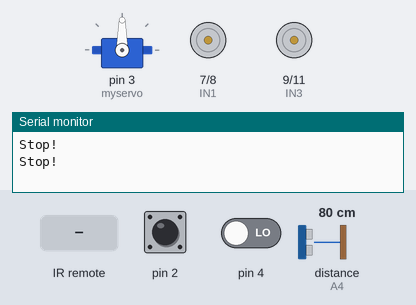
The sketch below on a simulated Arduino Uno, built with avr-gcc and run on an emulated ATmega328P. On the bench: servo, motor-driver pin pairs drawn as motors (green arrow = first pin HIGH = forward, orange = second pin HIGH = backward, longer = more drive, scaled by the enable pin), the last lines printed to the serial monitor. Wiring (inferred from the names in the program): ultrasonic range finder: trigger A5; echo A4. The inputs (shaded band) are chosen by the test bench; at power-on: distance to the obstacle (sensor on A4) 80 cm, pin 2 HIGH, pin 4 LOW. The echo pulse lasts 58.3 µs per cm.

Above: at 1.2 s.
1.3 s: infrared code 0xFF629D received
At 2.1 s:
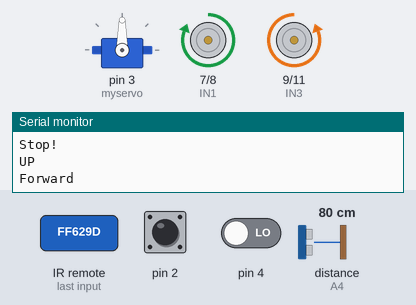
2.8 s: distance to the obstacle (sensor on A4) set to 25 cm
4.3 s: distance to the obstacle (sensor on A4) set to 19 cm
At 5.5 s:
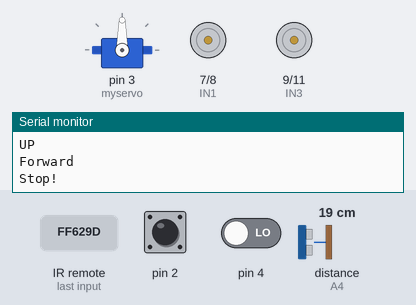
5.8 s: infrared code 0xFFA857 received
At 6.7 s:
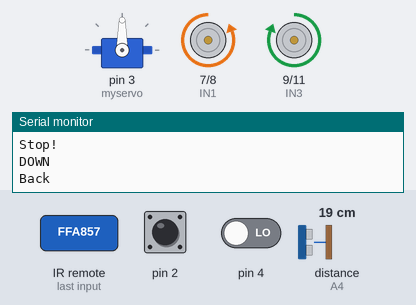
7.3 s: infrared code 0xFFC23D received
At 7.8 s:
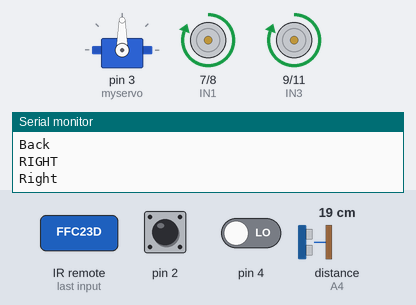
8.8 s: infrared code 0xFF22DD received
At 10.1 s:
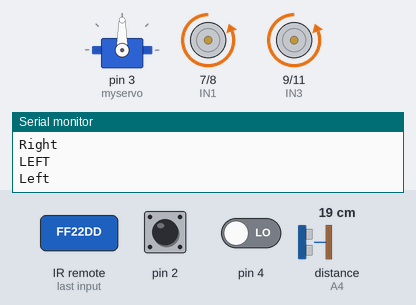
Timing chart, 0 to 11.3 s (numbered marks = the images above; inputs shaded):
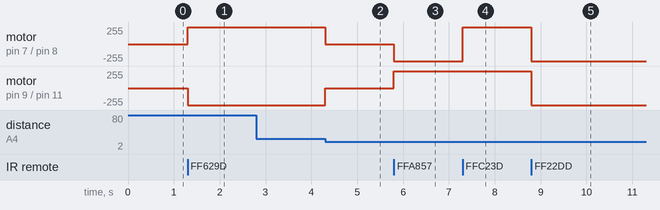

The sketch:

assisted_driving.ino
```cpp
/*
* Eckart Schneider
* 03/08/22
*/

#include <IRremote.hpp>
#include <Servo.h>

#define RECV_PIN 12

//Remote buttons
#define UP 16736925
#define DOWN 16754775
#define RIGHT 16761405
#define LEFT 16720605
#define STOP 16712445

#define HOLD 4294967295

#define ONE 16738455
#define TWO 16750695
#define THREE 16756815
#define FOUR 16724175
#define FIVE 16718055
#define SIX 16743045
#define SEVEN 16716015
#define EIGHT 16726215
#define NINE 16734885
#define TEN 16730805

#define ANTI_CRASH 16728765
#define ANTI_LINE 16732845

Servo myservo;      // create servo object to control servo

//Pins
int Echo = A4;
int Trig = A5;

#define ENB 5
#define IN1 7
#define IN2 8
#define IN3 9
#define IN4 11
#define ENA 6
int carSpeed = 200, lastNum = 10;
int rightDistance = 0, leftDistance = 0, middleDistance = 0;

#define LT_R !digitalRead(10)
#define LT_M !digitalRead(4)
#define LT_L !digitalRead(2)

IRrecv irrecv(RECV_PIN);
decode_results results;
unsigned long val;

boolean close = false, cross = false, line = true, wall = true;

void forward(){
  analogWrite(ENA, carSpeed);
  analogWrite(ENB, carSpeed);
  digitalWrite(IN1, HIGH);
  digitalWrite(IN2, LOW);
  digitalWrite(IN3, LOW);
  digitalWrite(IN4, HIGH);
  Serial.println("Forward");
}

void back() {
  analogWrite(ENA, carSpeed);
  analogWrite(ENB, carSpeed);
  digitalWrite(IN1, LOW);
  digitalWrite(IN2, HIGH);
  digitalWrite(IN3, HIGH);
  digitalWrite(IN4, LOW);
  Serial.println("Back");
}

void left() {
  analogWrite(ENA, carSpeed);
  analogWrite(ENB, carSpeed);
  digitalWrite(IN1, LOW);
  digitalWrite(IN2, HIGH);
  digitalWrite(IN3, LOW);
  digitalWrite(IN4, HIGH);
  Serial.println("Left");
}

void right() {
  analogWrite(ENA, carSpeed);
  analogWrite(ENB, carSpeed);
  digitalWrite(IN1, HIGH);
  digitalWrite(IN2, LOW);
  digitalWrite(IN3, HIGH);
  digitalWrite(IN4, LOW);
  Serial.println("Right");
}

void stop() {
  digitalWrite(ENA, LOW);
  digitalWrite(ENB, LOW);
  Serial.println("Stop!");
}

int getDistance() {
    digitalWrite(Trig, LOW);
    delayMicroseconds(2);
    digitalWrite(Trig, HIGH);
    delayMicroseconds(10);
    digitalWrite(Trig, LOW);
    return (int)pulseIn(Echo, HIGH) / 58;
}

void setup() {
  myservo.attach(3);  // attach servo on pin 3 to servo object
  Serial.begin(9600);
  pinMode(Echo, INPUT);
  pinMode(Trig, OUTPUT);
  pinMode(IN1, OUTPUT);
  pinMode(IN2, OUTPUT);
  pinMode(IN3, OUTPUT);
  pinMode(IN4, OUTPUT);
  pinMode(ENA, OUTPUT);
  pinMode(ENB, OUTPUT);
  stop();
  myservo.write(90);  //setservo position according to scaled value
  irrecv.enableIRIn();
}

void loop() {
  carSpeed = map(lastNum, 1, 10, 100, 255); // set car speed to pressed button
    middleDistance = getDistance();

    //When close to the wall stop
    if(!close && wall && middleDistance <= 20) {
      stop();
      close = true;
    }
    //If current close, but now far away, now no longer close
    else if (close && middleDistance > 20 || !wall) {
      close = false;
    }

    // If any sensors detect a line, stop
    if(line && !cross && (LT_L || LT_M || LT_R)) {
      stop();
      cross = true;
    }
    //If no longer on a line, continue
    else if (cross && !(LT_L || LT_M || LT_R) || !line) {
      cross = false;
    }

  //Get input from IR remot
  if(irrecv.decode(&results)) {
    val = results.value;
    irrecv.resume();

    switch(val) {
      case UP:
        Serial.println("UP");
        forward();
        break;
      case DOWN:
        Serial.println("DOWN");
        back();
        if(close || cross) {
          delay(300);
        }

        break;
      case LEFT:
        Serial.println("LEFT");
        left();
        break;
      case RIGHT:
        Serial.println("RIGHT");
        right();
        break;
      case ANTI_CRASH:
        Serial.println("ANTI_CRASH");
        wall = !wall;
        break;
      case ANTI_LINE:
        Serial.println("ANTI_LINE");
        line = !line;
        break;
      case STOP:
        stop();
        break;
      case ONE:
        lastNum = 1;
        break;
      case TWO:
        lastNum = 2;
        break;
      case THREE:
        lastNum = 3;
        break;
      case FOUR:
        lastNum = 4;
        break;
      case FIVE:
        lastNum = 5;
        break;
      case SIX:
        lastNum = 6;
        break;
      case SEVEN:
        lastNum = 7;
        break;
      case EIGHT:
        lastNum = 8;
        break;
      case NINE:
        lastNum = 9;
        break;
      case TEN:
        lastNum = 10;
        break;
      default:
        Serial.println(val);
        break;
    }
  }
}
```

Measured:
- the behaviour switches between 22 and 21 cm on distance to the obstacle (sensor on A4) (found by bisection; images 1 and 2)
- after the input at 1.3 s, motor on pin 7 (IN1) / pin 8 (IN2): stopped → forward 255/255 at once; motor on pin 9 (IN3) / pin 11 (IN4): stopped → backward 255/255 at once
- after the input at 2.8 s, every drawn part: stays the same
- after the input at 4.3 s, motor on pin 7 (IN1) / pin 8 (IN2): forward 255/255 → stopped at once; motor on pin 9 (IN3) / pin 11 (IN4): backward 255/255 → stopped at once
- after the input at 5.8 s, motor on pin 7 (IN1) / pin 8 (IN2): stopped → backward 255/255 at once; motor on pin 9 (IN3) / pin 11 (IN4): stopped → forward 255/255 at once
- after the input at 7.3 s, motor on pin 7 (IN1) / pin 8 (IN2): backward 255/255 → forward 255/255 at once
- after the input at 8.8 s, motor on pin 7 (IN1) / pin 8 (IN2), motor on pin 9 (IN3) / pin 11 (IN4): forward 255/255 → backward 255/255 at once
